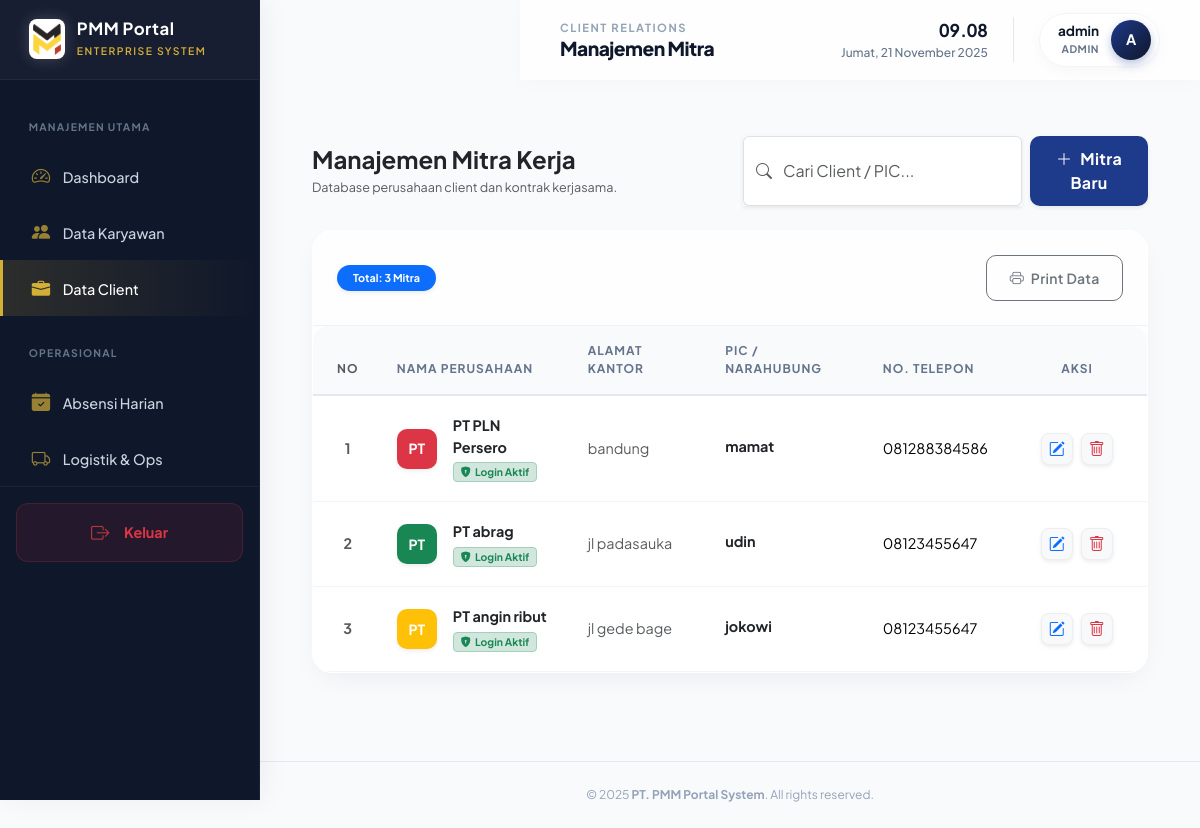
/hr/clients (signed in), run on the app's committed database.
### app/models.py (models this page shows, shortened)
class User(UserMixin, db.Model):
    __tablename__ = "users"
    id = db.Column(db.Integer, primary_key=True)
    username = db.Column(db.String(100), unique=True, nullable=False)
    password_hash = db.Column(db.String(200), nullable=False)
    role = db.Column(db.String(50), nullable=False)
    created_at = db.Column(db.DateTime, default=datetime.utcnow)
    active = db.Column(db.Boolean, default=True)
    client_account = db.relationship("Client", back_populates="user", uselist=False)

class Client(db.Model):
    __tablename__ = "clients"
    id = db.Column(db.Integer, primary_key=True)
    name = db.Column(db.String(150), nullable=False)
    address = db.Column(db.String(255))
    contact_person = db.Column(db.String(100))
    phone = db.Column(db.String(50))
    user_id = db.Column(db.Integer, db.ForeignKey("users.id"), unique=True)
    user = db.relationship("User", back_populates="client_account")
    contracts = db.relationship("Contract", backref="client", lazy=True, cascade="all, delete-orphan")
    employees = db.relationship("Employee", backref="client", lazy=True) # Karyawan tidak dihapus, hanya client_id jadi NULL (default)
    assignments = db.relationship("Assignment", backref="client", lazy=True, cascade="all, delete-orphan")

### app/hr/routes.py (the view, shortened to what this page needs)
@hr_bp.route('/clients', methods=['GET', 'POST'])
@login_required
@role_required('admin', 'hr')
def manage_clients():
    clients = Client.query.order_by(Client.name.asc()).all()
    return render_template('hr/manage_clients.html', clients=clients)

### app/__init__.py (called while the page is built)
@login_manager.user_loader
def load_user(user_id):
    from app.models import User  # Menghindari circular import
    return User.query.get(int(user_id))

### app/role_check.py (called while the page is built, shortened)
def role_required(*roles):
    def decorator(f):
        @wraps(f)
        def wrapper(*args, **kwargs):
            if not current_user.is_authenticated:
                flash("Silakan login terlebih dahulu.", "warning")
                return redirect(url_for("auth.login"))
            if current_user.role in ("admin", "hr"):
                return f(*args, **kwargs)
        return wrapper
    return decorator

### app/templates/hr/manage_clients.html (shortened to what this page needs)
{% extends 'base.html' %}
{% block content %}
<div class="container-fluid mt-3 mb-5 font-corp">
  <div class="d-flex flex-column flex-md-row justify-content-between align-items-md-center mb-4 no-print">
    <div>
      <h4 class="fw-bold text-dark mb-1">Manajemen Mitra Kerja</h4>
      <p class="text-muted small mb-0">Database perusahaan client dan kontrak kerjasama.</p>
    </div>
    <div class="d-flex gap-2 mt-3 mt-md-0">
      <div class="input-group shadow-sm" style="max-width: 300px;">
        <span class="input-group-text bg-white border-end-0"><i class="bi bi-search text-muted"></i></span>
        <input type="text" id="clientSearch" class="form-control border-start-0 ps-0" placeholder="Cari Client / PIC...">
      </div>
      <button class="btn btn-primary shadow-sm fw-bold" type="button" data-bs-toggle="collapse" data-bs-target="#formAddClient">
        <i class="bi bi-plus-lg me-2"></i>Mitra Baru
      </button>
    </div>
  </div>
  <div class="card card-corp shadow-sm border-0">
    <div class="card-header bg-white py-3 border-bottom d-flex justify-content-between align-items-center no-print">
        <div class="d-flex align-items-center gap-2">
            <span class="badge bg-primary text-white px-3 py-2 rounded-pill shadow-sm">
                Total: {{ clients|length }} Mitra
            </span>
        </div>
        <button class="btn btn-sm btn-outline-secondary" onclick="window.print()">
            <i class="bi bi-printer me-1"></i> Print Data
        </button>
    </div>
    <div class="table-responsive">
      <table class="table table-hover align-middle mb-0" id="clientTable">
        <thead class="bg-light text-secondary small text-uppercase">
          <tr>
            <th class="ps-4 py-3 text-muted" style="width:50px;">No</th>
            <th class="py-3">Nama Perusahaan</th>
            <th class="py-3">Alamat Kantor</th>
            <th class="py-3">PIC / Narahubung</th>
            <th class="py-3">No. Telepon</th>
            <th class="py-3 text-center col-aksi" style="width:140px;">Aksi</th>
          </tr>
        </thead>
        <tbody class="border-top-0">
          {% for c in clients %}
          <tr class="data-row">
            <td class="ps-4 text-center text-muted fw-bold small">{{ loop.index }}</td>
            <td>
                <div class="d-flex align-items-center">
                    <div class="avatar-initials me-3 shadow-sm no-print {{ ['bg-primary', 'bg-success', 'bg-danger', 'bg-warning', 'bg-info'] | random }}">
                        {{ c.name[:2] | upper }}
                    </div>
                    <div>
                        <span class="fw-bold text-dark company-name d-block">{{ c.name }}</span>
                        {% if c.user %}
                            <span class="badge bg-success-subtle text-success border border-success-subtle rounded-1 mt-1 no-print" style="font-size: 0.65rem;">
                                <i class="bi bi-shield-lock-fill me-1"></i>Login Aktif
                            </span>
                        {% endif %}
                    </div>
                </div>
            </td>
            <td class="small text-muted">
                {{ c.address or '-' }}
            </td>
            <td>
                <div class="fw-bold text-dark mb-1 cp-name">
                    {{ c.contact_person or '-' }}
                </div>
            </td>
            <td>
                {{ c.phone or '-' }}
            </td>
            <td class="text-center col-aksi no-print">
                <div class="d-flex justify-content-center gap-2">
                    <button class="btn btn-icon btn-light text-primary shadow-sm" title="Edit Data" data-bs-toggle="tooltip">
                        <i class="bi bi-pencil-square"></i>
                    </button>
                    <form action="{{ url_for('hr.delete_client', id=c.id) }}" method="POST" onsubmit="return confirm('Hapus mitra ini?');">
                        <button type="submit" class="btn btn-icon btn-light text-danger shadow-sm" title="Hapus Mitra" data-bs-toggle="tooltip">
                            <i class="bi bi-trash"></i>
                        </button>
                    </form>
                </div>
            </td>
          </tr>
          {% else %}
          <tr>
            <td colspan="6" class="text-center py-5">Belum ada data.</td>
          </tr>
          {% endfor %}
        </tbody>
      </table>
    </div>
  </div>
</div>
{% endblock %}

### app/templates/base.html (shortened to what this page needs)
<!DOCTYPE html>
<html lang="id">
<head>
  <link href="https://cdn.jsdelivr.net/npm/bootstrap@5.3.3/dist/css/bootstrap.min.css" rel="stylesheet" />
  <link href="https://cdn.jsdelivr.net/npm/bootstrap-icons@1.11.3/font/bootstrap-icons.css" rel="stylesheet" />
  <link rel="stylesheet" href="{{ url_for('static', filename='css/luxury.css') }}">
</head>
<body>
  <aside class="sidebar" id="sidebar">
    <div class="sidebar-header">
      <a href="{{ url_for('hr.hr_dashboard') if current_user.role in ['admin', 'hr'] else '#' }}" class="brand-logo">
        <img src="{{ url_for('static', filename='uploads/logo login.png') }}" alt="PMM Logo" />
        <div class="brand-text">
          <h5>PMM Portal</h5>
          <small>Enterprise System</small>
        </div>
      </a>
    </div>
    <div class="sidebar-content" style="flex: 1; overflow-y: auto; padding-top: 10px;">
      <nav class="nav flex-column">
        {% if current_user.is_authenticated %}
          {% if current_user.role in ['admin', 'hr'] %}
            <div class="nav-section">Manajemen Utama</div>
            <a class="nav-link {% if request.path.startswith('/hr/dashboard') %}active{% endif %}" href="{{ url_for('hr.hr_dashboard') }}">
              <i class="bi bi-speedometer2"></i> Dashboard
            </a>
            <a class="nav-link {% if request.path.startswith('/hr/employees') %}active{% endif %}" href="{{ url_for('hr.manage_employees') }}">
              <i class="bi bi-people-fill"></i> Data Karyawan
            </a>
            <a class="nav-link {% if request.path.startswith('/hr/clients') %}active{% endif %}" href="{{ url_for('hr.manage_clients') }}">
              <i class="bi bi-briefcase-fill"></i> Data Client
            </a>
            <div class="nav-section">Operasional</div>
            <a class="nav-link {% if request.path.startswith('/hr/attendance') %}active{% endif %}" href="{{ url_for('hr.attendance_dashboard') }}">
              <i class="bi bi-calendar-check-fill"></i> Absensi Harian
            </a>
            <a class="nav-link {% if request.path.startswith('/hr/operation') %}active{% endif %}" href="{{ url_for('hr.operation_dashboard') }}">
              <i class="bi bi-truck"></i> Logistik & Ops
            </a>
          {% elif current_user.role == 'employee' %}
            <div class="nav-section">Karyawan</div>
            <a class="nav-link {% if request.path.startswith('/employee/dashboard') %}active{% endif %}" href="{{ url_for('employee.dashboard_employee') }}">
              <i class="bi bi-person-workspace"></i> Portal Saya
            </a>
          {% elif current_user.role == 'client' %}
            <div class="nav-section">Mitra</div>
            <a class="nav-link {% if request.path.startswith('/client/dashboard') %}active{% endif %}" href="{{ url_for('client.dashboard_client') }}">
              <i class="bi bi-graph-up-arrow"></i> Monitoring
            </a>
          {% endif %}
        {% endif %}
      </nav>
    </div>
    <div class="mt-auto p-3" style="border-top: 1px solid rgba(255,255,255,0.05);">
      {% if current_user.is_authenticated %}
      <a href="{{ url_for('auth.logout') }}" class="nav-link text-danger fw-bold d-flex align-items-center justify-content-center" style="background: rgba(220, 53, 69, 0.1); border-radius: 12px; border: 1px solid rgba(220, 53, 69, 0.2);">
        <i class="bi bi-box-arrow-right me-2" style="color: #ef4444;"></i> Keluar
      </a>
      {% endif %}
    </div>
  </aside>
  <div class="main-content">
    <header class="top-navbar">
      <div class="d-flex align-items-center gap-3">
        <div class="page-title-wrapper">
          <span class="page-subtitle">PMM Enterprise</span>
          <h4 class="page-title-main" id="dynamicPageTitle">Dashboard</h4>
        </div>
      </div>
      <div class="d-flex align-items-center">
        <div class="datetime-box d-none d-md-block">
          <div class="live-clock" id="liveClock">00:00</div>
          <div class="live-date" id="currentDate">...</div>
        </div>
        {% if current_user.is_authenticated %}
        <div class="user-pill">
          <div class="user-info d-none d-md-block">
             <span class="user-name">{{ current_user.username }}</span>
             <span class="user-role">{{ current_user.role }}</span>
          </div>
          <div class="avatar-circle">
             {{ current_user.username[0]|upper if current_user.username else 'U' }}
          </div>
        </div>
        {% endif %}
      </div>
    </header>
    <div class="content-body">
      {% block content %}{% endblock %}
    </div>
    <footer style="background: transparent; padding: 1.5rem 2.5rem; text-align: center; font-size: 0.75rem; color: #94a3b8; border-top: 1px solid #e2e8f0; margin-top: auto;">
      <span>&copy; {{ current_year or 2025 }} <strong>PT. PMM Portal System</strong>. All rights reserved.</span>
    </footer>
  </div>
</body>
</html>

### app/templates/hr/manage_clients.html (style rules this page uses)
.font-corp { font-family: 'Plus Jakarta Sans', sans-serif; }
.card-corp { border: 1px solid #e2e8f0; border-radius: 12px; overflow: hidden; }
.avatar-initials { width: 40px; height: 40px; color: white; border-radius: 10px; display: flex; align-items: center; justify-content: center; font-weight: 700; font-size: 14px; flex-shrink: 0; }
.btn-icon { width: 32px; height: 32px; padding: 0; display: flex; align-items: center; justify-content: center; border-radius: 8px; border: 1px solid #eee; }

### data on the page
User: username "admin", role "ADMIN", username "A"
Client: name "PT", name "PT PLN Persero", address "bandung", contact_person "mamat", phone "081288384586"
Client: name "PT", name "PT abrag", address "jl padasauka", contact_person "udin", phone "08123455647"
Client: name "PT", name "PT angin ribut", address "jl gede bage", contact_person "jokowi", phone "08123455647"

### other printed values
{{ clients|length }} "3"
{{ current_year or 2025 }} "2025"
